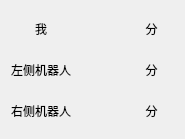
<?xml version="1.0" encoding="UTF-8"?>
<ui version="4.0">
 <class>ScorePanel</class>
 <widget class="QWidget" name="ScorePanel">
  <property name="geometry">
   <rect>
    <x>0</x>
    <y>0</y>
    <width>185</width>
    <height>139</height>
   </rect>
  </property>
  <property name="windowTitle">
   <string>Form</string>
  </property>
  <layout class="QGridLayout" name="gridLayout">
   <item row="0" column="0">
    <widget class="QLabel" name="label">
     <property name="font">
      <font>
       <family>宋体</family>
       <pointsize>9</pointsize>
       <bold>false</bold>
      </font>
     </property>
     <property name="text">
      <string>我</string>
     </property>
     <property name="alignment">
      <set>Qt::AlignCenter</set>
     </property>
    </widget>
   </item>
   <item row="0" column="1">
    <widget class="QLabel" name="meScore">
     <property name="font">
      <font>
       <family>宋体</family>
       <pointsize>9</pointsize>
      </font>
     </property>
     <property name="text">
      <string/>
     </property>
     <property name="alignment">
      <set>Qt::AlignCenter</set>
     </property>
    </widget>
   </item>
   <item row="0" column="2">
    <widget class="QLabel" name="label_3">
     <property name="font">
      <font>
       <family>宋体</family>
       <pointsize>9</pointsize>
       <bold>false</bold>
      </font>
     </property>
     <property name="text">
      <string>分</string>
     </property>
     <property name="alignment">
      <set>Qt::AlignCenter</set>
     </property>
    </widget>
   </item>
   <item row="1" column="0">
    <widget class="QLabel" name="label_6">
     <property name="font">
      <font>
       <family>宋体</family>
       <pointsize>9</pointsize>
       <bold>false</bold>
      </font>
     </property>
     <property name="text">
      <string>左侧机器人</string>
     </property>
     <property name="alignment">
      <set>Qt::AlignCenter</set>
     </property>
    </widget>
   </item>
   <item row="1" column="1">
    <widget class="QLabel" name="leftScore">
     <property name="font">
      <font>
       <family>宋体</family>
       <pointsize>9</pointsize>
      </font>
     </property>
     <property name="text">
      <string/>
     </property>
     <property name="alignment">
      <set>Qt::AlignCenter</set>
     </property>
    </widget>
   </item>
   <item row="1" column="2">
    <widget class="QLabel" name="label_5">
     <property name="font">
      <font>
       <family>宋体</family>
       <pointsize>9</pointsize>
       <bold>false</bold>
      </font>
     </property>
     <property name="text">
      <string>分</string>
     </property>
     <property name="alignment">
      <set>Qt::AlignCenter</set>
     </property>
    </widget>
   </item>
   <item row="2" column="0">
    <widget class="QLabel" name="label_7">
     <property name="font">
      <font>
       <family>宋体</family>
       <pointsize>9</pointsize>
       <bold>false</bold>
      </font>
     </property>
     <property name="text">
      <string>右侧机器人</string>
     </property>
     <property name="alignment">
      <set>Qt::AlignCenter</set>
     </property>
    </widget>
   </item>
   <item row="2" column="1">
    <widget class="QLabel" name="rightScore">
     <property name="font">
      <font>
       <family>宋体</family>
       <pointsize>9</pointsize>
      </font>
     </property>
     <property name="text">
      <string/>
     </property>
     <property name="alignment">
      <set>Qt::AlignCenter</set>
     </property>
    </widget>
   </item>
   <item row="2" column="2">
    <widget class="QLabel" name="label_2">
     <property name="font">
      <font>
       <family>宋体</family>
       <pointsize>9</pointsize>
       <bold>false</bold>
      </font>
     </property>
     <property name="text">
      <string>分</string>
     </property>
     <property name="alignment">
      <set>Qt::AlignCenter</set>
     </property>
    </widget>
   </item>
  </layout>
 </widget>
 <resources/>
 <connections/>
</ui>
